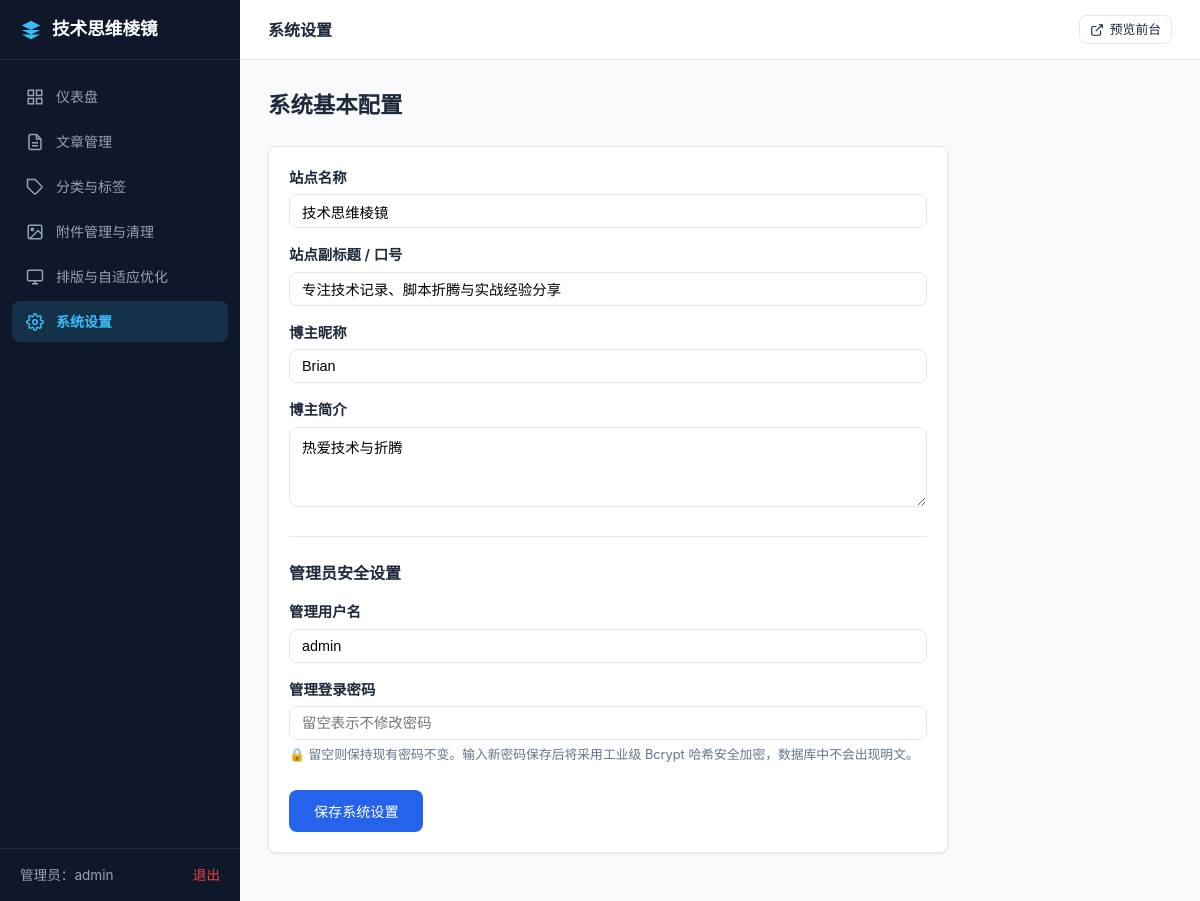
Before: /admin/settings (signed in) with the older database file.
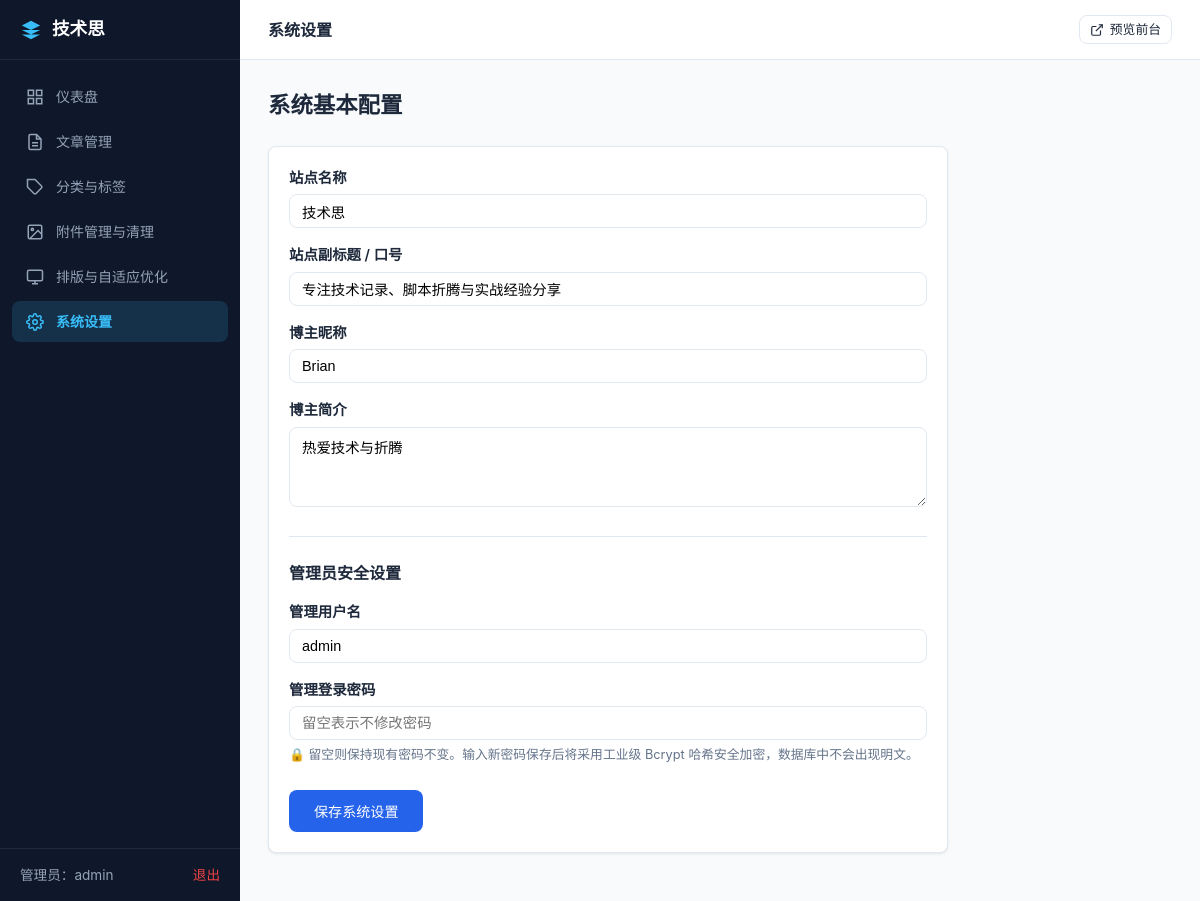
After: the same page with the newer database file.
### tables this page shows
CREATE TABLE sys_setting (
    key TEXT PRIMARY KEY,
    value TEXT NOT NULL DEFAULT ''
);

### app/Controllers/AdminController.php (called while the page is built, shortened)
<?php
class AdminController {
    public function settings(): void {
        $settings = Setting::getAll();
        require VIEW_PATH . '/admin/settings.php';
    }
}

### app/Config.php (called while the page is built, shortened)
<?php
$zblogOptionFile = null;
$possibleOptionPaths = [
    ROOT_PATH . '/zb_users/c_option.php',
    ROOT_PATH . '/c_option.php',
    dirname(ROOT_PATH) . '/zb_users/c_option.php',
    dirname(ROOT_PATH) . '/c_option.php'
];
$sqliteDbPath = DATA_PATH . '/blog.db';
$sqliteExists = file_exists($sqliteDbPath);
$sqliteConfig = [
    'path' => $sqliteDbPath
];
$mysqlConfig = [
    'host' => '127.0.0.1',
    'port' => 3306,
    'dbname' => 'zblog',
    'username' => 'root',
    'password' => '',
    'charset' => 'utf8mb4'
];
$cOptionMysqlAvailable = false;
if ($sqliteExists) {
    $dbDriver = 'sqlite';
} elseif ($cOptionMysqlAvailable) {
    $dbDriver = 'mysql';
} else {
    $dbDriver = 'sqlite';
}
return [
    'db_driver' => $dbDriver,
    'sqlite' => $sqliteConfig,
    'mysql' => $mysqlConfig,
    'site_url' => '',
    'upload_url' => is_dir(ROOT_PATH . '/zb_users/upload') ? '/zb_users/upload' : '/uploads',
    'admin_session_key' => 'zblog_admin_user',
    'c_option_source' => $zblogOptionFile,
    'c_option_has_mysql' => $cOptionMysqlAvailable,
    'sqlite_db_exists' => $sqliteExists,
    'is_installed' => file_exists(DATA_PATH . '/install.lock') || $sqliteExists
];

### app/Models/Setting.php (called while the page is built, shortened)
<?php
class Setting {
    private static bool $tableChecked = false;
    public static function ensureTable(): void {
        if (self::$tableChecked) return;
        self::$tableChecked = true;
        $config = require APP_PATH . '/Config.php';
        $driver = $config['db_driver'] ?? 'sqlite';
        try {
            if ($driver === 'sqlite') {
                Database::execute("CREATE TABLE IF NOT EXISTS sys_setting (key TEXT PRIMARY KEY, value TEXT NOT NULL DEFAULT '')");
            } else {
                Database::execute("CREATE TABLE IF NOT EXISTS `sys_setting` (`key` varchar(191) NOT NULL, `value` longtext NOT NULL, PRIMARY KEY (`key`)) ENGINE=InnoDB DEFAULT CHARSET=utf8mb4;");
            }
            $countRow = Database::fetchOne("SELECT COUNT(*) as c FROM sys_setting");
        } catch (\Exception $e) {
        }
    }
    public static function get(string $key, string $default = ''): string {
        try {
            $row = Database::fetchOne("SELECT value FROM sys_setting WHERE key = ?", [$key]);
            $val = $row ? $row['value'] : $default;
        } catch (\Exception $e) {
            $val = $default;
        }
        return $val;
    }
    public static function getAll(): array {
        self::ensureTable();
        try {
            $rows = Database::query("SELECT key, value FROM sys_setting");
            $res = [];
            foreach ($rows as $r) {
                $res[$r['key']] = $r['value'];
            }
            return $res;
        } catch (\Exception $e) {
            return [];
        }
    }
}

### app/Database.php (called while the page is built, shortened)
<?php
class Database {
    private static ?PDO $instance = null;
    public static function getConn(): PDO {
        if (self::$instance === null) {
            $config = require APP_PATH . '/Config.php';
            $sqlitePath = $config['sqlite']['path'] ?? (DATA_PATH . '/blog.db');
            if (file_exists($sqlitePath)) {
                try {
                    self::$instance = new PDO("sqlite:" . $sqlitePath);
                    self::$instance->setAttribute(PDO::ATTR_ERRMODE, PDO::ERRMODE_EXCEPTION);
                    self::$instance->setAttribute(PDO::ATTR_DEFAULT_FETCH_MODE, PDO::FETCH_ASSOC);
                    self::$instance->exec("PRAGMA journal_mode = WAL;");
                    return self::$instance;
                } catch (Exception $e) {
                }
            }
            die("<div style='font-family:sans-serif;max-width:600px;margin:50px auto;padding:24px;border:1px solid #fecaca;background:#fef2f2;border-radius:8px;color:#991b1b;line-height:1.6;'>
                <h3 style='margin-top:0;'>❌ 数据库未连接</h3>
                <p>系统未检测到本地 SQLite 数据库文件 (<code>data/blog.db</code>)，且 MySQL 数据库无法连通。</p>
                <p><a href='/install' style='display:inline-block;padding:8px 16px;background:#dc2626;color:#fff;text-decoration:none;border-radius:4px;font-weight:600;'>前往安装与迁移引导程序 &rarr;</a></p>
            </div>");
        }
        return self::$instance;
    }
    public static function query(string $sql, array $params = []): array {
        $stmt = self::getConn()->prepare($sql);
        $stmt->execute($params);
        return $stmt->fetchAll();
    }
    public static function fetchOne(string $sql, array $params = []): ?array {
        $stmt = self::getConn()->prepare($sql);
        $stmt->execute($params);
        $res = $stmt->fetch();
        return $res ? $res : null;
    }
    public static function execute(string $sql, array $params = []): int {
        $stmt = self::getConn()->prepare($sql);
        $stmt->execute($params);
        return $stmt->rowCount();
    }
}

### views/admin/layout.php (the view, shortened to what this page needs)
<?php
$adminSiteName = Setting::get('site_name', '技术思维棱镜');
$currentRoute = $_SERVER['REQUEST_URI'] ?? '/admin';
?>
<!DOCTYPE html>
<html lang="zh-CN">
<head>
    <link rel="stylesheet" href="/assets/css/admin.css">
</head>
<body>
<div class="admin-layout">
    <aside class="admin-sidebar">
        <div class="admin-brand">
            <svg width="22" height="22" viewBox="0 0 24 24" fill="#38bdf8"><path d="M12 2L2 7l10 5 10-5-10-5zM2 17l10 5 10-5M2 12l10 5 10-5"/></svg>
            <span style="overflow:hidden; text-overflow:ellipsis; white-space:nowrap;" title="<?= htmlspecialchars($adminSiteName) ?>"><?= htmlspecialchars($adminSiteName) ?></span>
        </div>
        <nav class="admin-nav">
            <a href="/admin" class="<?= $currentRoute === '/admin' ? 'active' : '' ?>">
                <svg width="18" height="18" viewBox="0 0 24 24" fill="none" stroke="currentColor" stroke-width="2"><rect x="3" y="3" width="7" height="7"/><rect x="14" y="3" width="7" height="7"/><rect x="14" y="14" width="7" height="7"/><rect x="3" y="14" width="7" height="7"/></svg>
                <span>仪表盘</span>
            </a>
            <a href="/admin/posts" class="<?= strpos($currentRoute, '/admin/posts') === 0 ? 'active' : '' ?>">
                <svg width="18" height="18" viewBox="0 0 24 24" fill="none" stroke="currentColor" stroke-width="2"><path d="M14 2H6a2 2 0 00-2 2v16a2 2 0 002 2h12a2 2 0 002-2V8z"/><polyline points="14 2 14 8 20 8"/><line x1="16" y1="13" x2="8" y2="13"/><line x1="16" y1="17" x2="8" y2="17"/></svg>
                <span>文章管理</span>
            </a>
            <a href="/admin/taxonomy" class="<?= strpos($currentRoute, '/admin/taxonomy') === 0 ? 'active' : '' ?>">
                <svg width="18" height="18" viewBox="0 0 24 24" fill="none" stroke="currentColor" stroke-width="2"><path d="M20.59 13.41l-7.17 7.17a2 2 0 01-2.83 0L2 12V2h10l8.59 8.59a2 2 0 010 2.82z"/><line x1="7" y1="7" x2="7.01" y2="7"/></svg>
                <span>分类与标签</span>
            </a>
            <a href="/admin/media" class="<?= strpos($currentRoute, '/admin/media') === 0 ? 'active' : '' ?>">
                <svg width="18" height="18" viewBox="0 0 24 24" fill="none" stroke="currentColor" stroke-width="2"><rect x="3" y="3" width="18" height="18" rx="2"/><circle cx="8.5" cy="8.5" r="1.5"/><polyline points="21 15 16 10 5 21"/></svg>
                <span>附件管理与清理</span>
            </a>
            <a href="/admin/content-cleaner" class="<?= strpos($currentRoute, '/admin/content-cleaner') === 0 ? 'active' : '' ?>">
                <svg width="18" height="18" viewBox="0 0 24 24" fill="none" stroke="currentColor" stroke-width="2"><rect x="2" y="3" width="20" height="14" rx="2" ry="2"/><line x1="8" y1="21" x2="16" y2="21"/><line x1="12" y1="17" x2="12" y2="21"/></svg>
                <span>排版与自适应优化</span>
            </a>
            <a href="/admin/settings" class="<?= strpos($currentRoute, '/admin/settings') === 0 ? 'active' : '' ?>">
                <span>系统设置</span>
            </a>
        </nav>
        <div class="admin-sidebar-footer">
            <span>管理员：<?= htmlspecialchars($_SESSION['admin_username'] ?? 'admin') ?></span>
            <a href="/admin/logout" style="color: #ef4444;" title="退出登录">退出</a>
        </div>
    </aside>
    <main class="admin-main">
        <header class="admin-topbar">
            <div style="font-weight: 600; font-size: 1rem; color: var(--admin-text);"><?= $pageTitle ?? '管理后台' ?></div>
            <div style="display: flex; align-items: center; gap: 12px;">
                <a href="/" target="_blank" class="btn btn-outline btn-sm">
                    <svg width="14" height="14" viewBox="0 0 24 24" fill="none" stroke="currentColor" stroke-width="2"><path d="M18 13v6a2 2 0 01-2 2H5a2 2 0 01-2-2V8a2 2 0 012-2h6"/><polyline points="15 3 21 3 21 9"/><line x1="10" y1="14" x2="21" y2="3"/></svg>
                    <span>预览前台</span>
                </a>
            </div>
        </header>
        <div class="admin-content">
            <?= $content ?? '' ?>
        </div>
    </main>
</div>
</body>
</html>

### views/admin/settings.php (shortened to what this page needs)
<?php
$pageTitle = '系统设置';
?>
<div class="page-title-row">
    <h2 class="page-title">系统基本配置</h2>
</div>
<div class="card" style="max-width: 680px;">
    <form method="POST" action="/admin/settings">
        <div class="form-group">
            <label class="form-label">站点名称</label>
            <input type="text" name="site_name" class="form-input" value="<?= htmlspecialchars($settings['site_name'] ?? '技术思维棱镜') ?>" required>
        </div>
        <div class="form-group">
            <label class="form-label">站点副标题 / 口号</label>
            <input type="text" name="site_subtitle" class="form-input" value="<?= htmlspecialchars($settings['site_subtitle'] ?? '专注技术记录、脚本折腾与实战经验分享') ?>">
        </div>
        <div class="form-group">
            <label class="form-label">博主昵称</label>
            <input type="text" name="author_name" class="form-input" value="<?= htmlspecialchars($settings['author_name'] ?? 'Brian') ?>">
        </div>
        <div class="form-group">
            <label class="form-label">博主简介</label>
            <textarea name="author_bio" class="form-textarea" style="min-height: 80px;"><?= htmlspecialchars($settings['author_bio'] ?? '') ?></textarea>
        </div>
        <hr style="border:none; border-top:1px solid var(--admin-border); margin: 24px 0;">
        <h3 style="font-size: 1rem; font-weight: 700; margin-bottom: 16px;">管理员安全设置</h3>
        <div class="form-group">
            <label class="form-label">管理用户名</label>
            <input type="text" name="admin_username" class="form-input" value="<?= htmlspecialchars($settings['admin_username'] ?? 'admin') ?>" required>
        </div>
        <div class="form-group">
            <label class="form-label">管理登录密码</label>
            <input type="password" name="admin_password" class="form-input" placeholder="留空表示不修改密码" autocomplete="new-password">
            <small style="color:var(--admin-text-muted); font-size:0.8rem; display:block; margin-top:6px; line-height:1.4;">
                🔒 留空则保持现有密码不变。输入新密码保存后将采用工业级 Bcrypt 哈希安全加密，数据库中不会出现明文。
            </small>
        </div>
        <button type="submit" class="btn btn-primary" style="padding: 10px 24px; margin-top: 10px;">
            保存系统设置
        </button>
    </form>
</div>
<?php
$content = ob_get_clean();
require VIEW_PATH . '/admin/layout.php';
?>

### public/index.php (shortened to what this page needs)
<?php
require_once dirname(__DIR__) . '/app/Config.php';
spl_autoload_register(function ($class) {
    $prefix = 'App\\';
    $base_dir = APP_PATH . '/';
    $len = strlen($prefix);
    $relative_class = substr($class, $len);
    $file = $base_dir . str_replace('\\', '/', $relative_class) . '.php';
});
$requestUri = $_SERVER['REQUEST_URI'] ?? '/';
$parsedUrl = parse_url($requestUri);
$path = rtrim($parsedUrl['path'] ?? '/', '/');
try {
    switch ($path) {
        case '/admin/settings':
            (new AdminController())->settings();
            break;
    }
} catch (\Throwable $e) {
    http_response_code(500);
    echo "<h1>500 Server Error</h1><pre>" . htmlspecialchars($e->getMessage() . "\n" . $e->getTraceAsString()) . "</pre>";
}

### public/assets/css/admin.css (style rules this page uses)
:root { --admin-bg: #f8fafc; --admin-card: #ffffff; --admin-sidebar: #0f172a; --admin-sidebar-hover: #1e293b; --admin-sidebar-text: #94a3b8; --admin-sidebar-active: #38bdf8; --admin-text: #1e293b; --admin-text-muted: #64748b; --admin-border: #e2e8f0; --admin-primary: #2563eb; --admin-primary-hover: #1d4ed8; --admin-danger: #ef4444; --admin-danger-hover: #dc2626; --admin-success: #10b981; --admin-warning: #f59e0b; --radius: 8px; --shadow: 0 1px 3px 0 rgba(0, 0, 0, 0.08), 0 1px 2px -1px rgba(0, 0, 0, 0.04); }
*, *::before, *::after { box-sizing: border-box; margin: 0; padding: 0; }
body { font-family: -apple-system, BlinkMacSystemFont, "Segoe UI", Roboto, "PingFang SC", "Microsoft YaHei", sans-serif; background-color: var(--admin-bg); color: var(--admin-text); font-size: 14px; line-height: 1.5; }
a { color: inherit; text-decoration: none; }
.admin-layout { display: flex; height: 100vh; overflow: hidden; }
.admin-sidebar { width: 240px; height: 100vh; position: sticky; top: 0; background-color: var(--admin-sidebar); color: #fff; display: flex; flex-direction: column; flex-shrink: 0; overflow-y: auto; overscroll-behavior: contain; -webkit-overflow-scrolling: touch; z-index: 100; }
.admin-brand { height: 60px; padding: 0 20px; display: flex; align-items: center; gap: 10px; font-size: 1.1rem; font-weight: 700; border-bottom: 1px solid rgba(255, 255, 255, 0.08); flex-shrink: 0; }
.admin-nav { padding: 16px 12px; display: flex; flex-direction: column; gap: 4px; flex: 1; }
.admin-nav a { display: flex; align-items: center; gap: 12px; padding: 10px 14px; border-radius: var(--radius); color: var(--admin-sidebar-text); font-weight: 500; transition: all 0.2s; }
.admin-nav a.active { background-color: rgba(56, 189, 248, 0.15); color: var(--admin-sidebar-active); font-weight: 600; }
.admin-sidebar-footer { padding: 16px 20px; border-top: 1px solid rgba(255, 255, 255, 0.08); display: flex; align-items: center; justify-content: space-between; font-size: 0.85rem; color: var(--admin-sidebar-text); flex-shrink: 0; }
.admin-main { flex: 1; height: 100vh; overflow-y: auto; display: flex; flex-direction: column; min-width: 0; -webkit-overflow-scrolling: touch; }
.admin-topbar { height: 60px; background-color: #fff; border-bottom: 1px solid var(--admin-border); padding: 0 28px; display: flex; align-items: center; justify-content: space-between; position: sticky; top: 0; z-index: 50; flex-shrink: 0; }
.admin-content { padding: 28px; flex: 1; }
.page-title-row { display: flex; align-items: center; justify-content: space-between; margin-bottom: 24px; }
.page-title { font-size: 1.4rem; font-weight: 700; color: var(--admin-text); }
.card { background-color: var(--admin-card); border-radius: var(--radius); border: 1px solid var(--admin-border); box-shadow: var(--shadow); padding: 20px; margin-bottom: 20px; }
.btn { display: inline-flex; align-items: center; gap: 6px; padding: 8px 16px; border-radius: var(--radius); font-size: 0.88rem; font-weight: 500; cursor: pointer; border: 1px solid transparent; transition: all 0.15s ease; }
.btn-primary { background-color: var(--admin-primary); color: #fff; }
.btn-outline { background-color: transparent; border-color: var(--admin-border); color: var(--admin-text); }
.btn-sm { padding: 4px 10px; font-size: 0.8rem; }
.form-group { margin-bottom: 16px; }
.form-label { display: block; font-weight: 600; margin-bottom: 6px; font-size: 0.9rem; }
.form-input, .form-select, .form-textarea { width: 100%; padding: 8px 12px; border: 1px solid var(--admin-border); border-radius: var(--radius); font-size: 0.9rem; outline: none; background-color: #fff; }
.form-textarea { resize: vertical; min-height: 120px; font-family: inherit; }

Changed rows visible on the page:
changed sys_setting: value "技术思维棱镜" → "技术思"
Other visible differences:
form field site_name: "技术思维棱镜" → "技术思"
